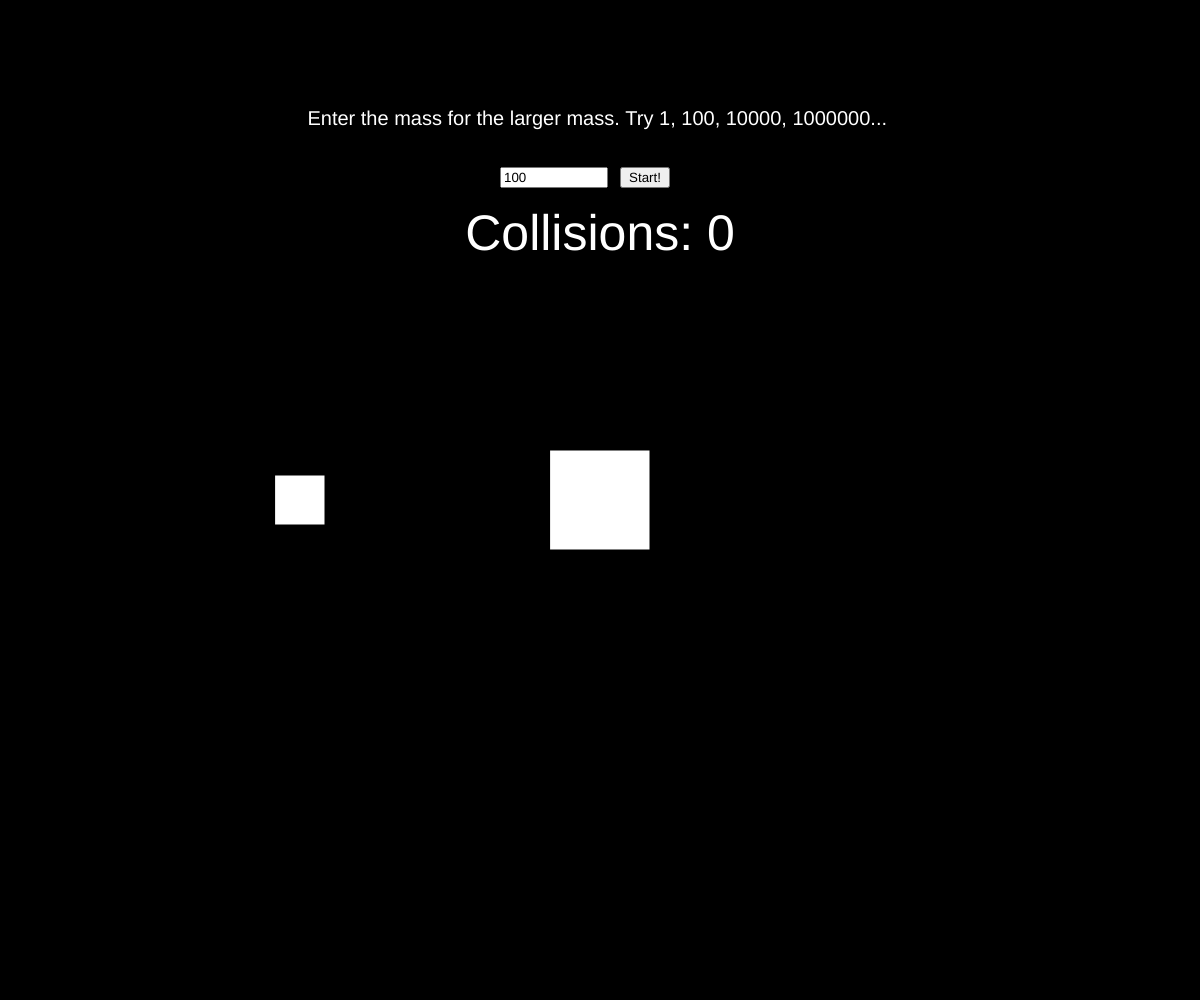
Frame 1 (no input)
Frame 60 (no input): identical to frame 1, image omitted
Frame 120 (the mouse pressed at the canvas centre since frame 60): identical to frame 1, image omitted

The p5.js sketch that drew this single still picture (run headless with seeded random() and noise() and a simulated clock; from frame 60 on, the mouse is pressed at the canvas centre):

// p5.js sketch
// ── sketch.js
var collisionCount = 0;

function preload(){
  input = createInput("100");
  input.position(window.innerWidth/2-100,window.innerHeight/6);
  input.size(100);
  button = createButton('Start!');
  button.position(window.innerWidth/2+20, window.innerHeight/6);
  button.mousePressed(reset);
  button.size(50);

  big = new Box(window.innerWidth/2,1000000,100,0);
  small = new Box(window.innerWidth/4,1,50,0);
}

function setup() {
  createCanvas(window.innerWidth, window.innerHeight);
  rectMode(CENTER);
  fill(255);
}

function reset(){
  var mass = parseFloat(input.value());
  big.x = window.innerWidth/2;
  big.v = -2;
  big.mass = mass;
  small.x = window.innerWidth/4;
  small.v = 0;
  collisionCount = 0;

  clacks = [];
}

function draw() {
  background(0);
  textSize(20);
  textAlign(CENTER);
  text("Enter the mass for the larger mass. Try 1, 100, 10000, 1000000... ",window.innerWidth/2,window.innerHeight/8);
  textSize(50);
  text("Collisions: "+collisionCount,window.innerWidth/2,window.innerHeight/4);
  if(big.x-big.radius/2 > small.radius){
    big.display(big.x);
  }
  else{
    big.display(small.radius+big.radius/2+5)
  }
  small.display(small.x);

  step();
}

function collide(){
  var tempV = big.v;
  big.collide(small.mass,small.v);
  small.collide(big.mass,tempV);
}

function step(){
  if(small.x-small.radius/2 <= 0){
    small.wallBump();
    collisionCount ++;
  }

  if(big.x-big.radius/2 <= small.x+small.radius/2){
    collide();
    collisionCount ++;
  }
  big.step();
  small.step();
}
// ── Box.js
class Box{
    constructor(x,mass,radius,v,displayX=0){
        this.x = x;
        this.mass = mass;
        this.radius = radius;
        this.v = v;
        this.displayX = this.x;
    }

    display(x){
        fill(255);
        rect(x,window.innerHeight/2,this.radius,this.radius);
    }

    step(){
        this.x += this.v;
    }

    collide(m1,v1){
        var m2 = this.mass;
        var v2 = this.v;
        var v2f = (2*m1*v1)/(m1+m2)-(v2*(m1-m2))/(m1+m2);
        this.v = v2f;
    }

    wallBump(){
        this.v = -this.v;
    }
}
